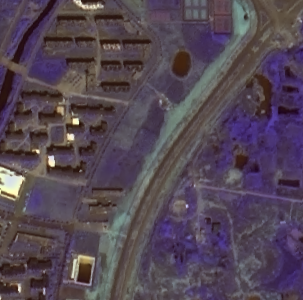
#> input picture subset.tif, 303 x 300 px
$ python '实验3-2.py'   (older library calls are emulated)
#> lines starting #> are read from the running program, lines starting #| are printed output that depends on the picture
# coding: utf-8
import cv2
import numpy as np
import matplotlib.pyplot as plt

#绘制变换函数图像
def linearPlot(x1, x2):
    plt.plot([x1, x2], [0, 255], 'r')
# 第一个方框代表x的各个标记点，第二个方框代表y的各个标记点，第三个显示风格
    plt.plot([x2, x2], [0, 255], '--')
    plt.xlim(0, 255), plt.ylim(0, 255)
    plt.show()

def linearStretch(src):#线性拉伸
    for i in range(1,3):
        src[::i] = np.absolute(
            (src[::i] - np.min(src[::i])) / (np.max(src[::i]) - np.min(src[::i]))) * 255.0
    src = np.uint8(src + 0.5)
    return src

def linearPercentStretch(src, percent):#裁剪百分比拉伸
    src = np.float64(src)
    cut = np.floor(256 * percent + 0.5)  #计算需要裁减的数量；floor()向下取整
    minvalue = np.min(src)
    maxvalue = np.max(src)

    newminvalue = minvalue + cut
    newmaxvalue = maxvalue - cut

    row, col = src.shape
    ans = np.array((row, col), dtype = np.float64)
    ans = 255.0 * (src - newminvalue) / (newmaxvalue - newminvalue)
    ans = ans + 0.5
    ans[ans > 255] = 255
    ans[ans < 0] = 0
    ans = np.uint8(ans)
    return ans

def LDSPlot(x1, y1, x2, y2):
    plt.plot([0, x1, x2, 255], [0, y1, y2, 255], 'r' , label = 'Targetline', linewidth=2.5) # 红色实线，定义label，线宽
    plt.plot([0, 255], [0, 255], 'g' , label = 'Guideline', linewidth=2.5)
    plt.plot([0, x1, x1], [0, 0, x1], 'y--') # 黄色虚线
    plt.plot([0, x2, x2], [0, 0, y2], '--') # 虚线
    plt.xlim(0, 255), plt.ylim(0, 255)
    plt.legend() # 显示图例
    plt.show()

def linearDividedStretch(src, x1, y1, x2, y2):
    #以查找表的方式做分段线性变换
    LDSPlot(x1, y1, x2, y2)
    x1, x2, y1, y2 = np.float(x1), np.float(x2), np.float(y1), np.float(y2)

    x = np.arange(256) # 列数为256的一维数组
    lut = np.zeros(256, dtype = np.float64)  #定义一个空表作为容器，储存每一灰度值对应变换后的值

    #填写内容
    for i in x:
        if(i < x1):
            lut[i] = (y1 * 1.0 / x1) * i
        elif(i < x2):
            lut[i] = (y2 - y1) / (x2 - x1) * (i - x1) + y1
        else:
            lut[i] = (255 - y2) / (255 - x2) * (i - x2) + y2

    lut = np.uint8(lut + 0.5)
    dst = cv2.LUT(src, lut)
    return dst

img = cv2.imread('subset.tif',3 )
#> img is the input picture: shape (300, 303, 3) uint16; mean B, G, R 352.7, 301.1, 351.6
cv2.imshow('input', img)
img2 = linearStretch(img)
(B,G,R) = cv2.split(img2)
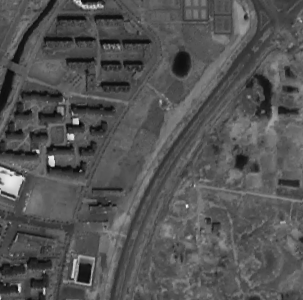
#> B: shape (300, 303); min 2, max 243, mean 84.3
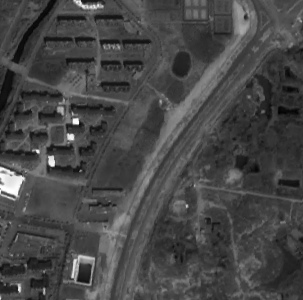
#> G: shape (300, 303); min 0, max 255, mean 71.2
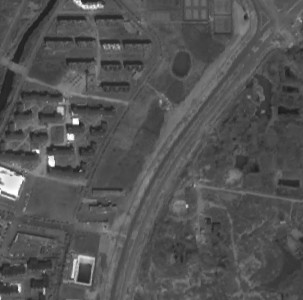
#> R: shape (300, 303); min 27, max 255, mean 84
B = linearPercentStretch(B, 0.05)#裁剪百分比拉伸
#> in linearPercentStretch, `minvalue = np.min(src)`: minvalue = 2
#> in linearPercentStretch, `maxvalue = np.max(src)`: maxvalue = 243
#> in linearPercentStretch, `newminvalue = minvalue + cut`: newminvalue = 15
#> in linearPercentStretch, `newmaxvalue = maxvalue - cut`: newmaxvalue = 230
#> in linearPercentStretch, `ans[ans > 255] = 255`: ans: shape (300, 303) float64; min -14.92, max 255, mean 82.7
#> in linearPercentStretch, `ans[ans < 0] = 0`: ans: shape (300, 303) float64; min 0, max 255, mean 82.7
G = linearPercentStretch(G, 0.05)
#> in linearPercentStretch (call 2), `ans[ans > 255] = 255`: ans: shape (300, 303) float64; min -13.98, max 255, mean 65.2
#> in linearPercentStretch (call 2), `ans[ans < 0] = 0`: ans: shape (300, 303) float64; min 0, max 255, mean 65.3
R = linearPercentStretch(R, 0.05)
#> in linearPercentStretch (call 3), `ans[ans > 255] = 255`: ans: shape (300, 303) float64; min -15.91, max 255, mean 56
#> in linearPercentStretch (call 3), `ans[ans < 0] = 0`: ans: shape (300, 303) float64; min 0, max 255, mean 56
B = linearDividedStretch(B, 20, 10, 200, 250)#分段线性拉伸
#> in LDSPlot, `plt.show()`:
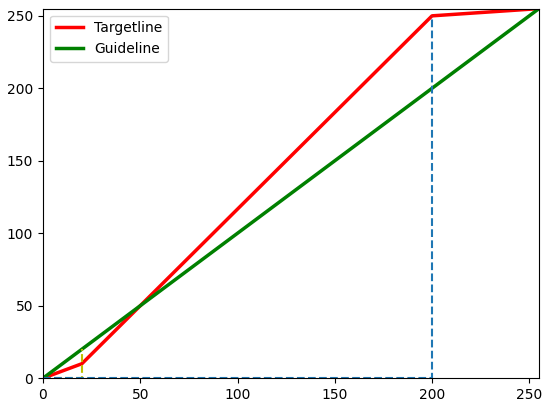
#> figure drawn by matplotlib, 1 panel
G = linearDividedStretch(G, 20, 10, 200, 250)
R = linearDividedStretch(R, 20, 10, 200, 250)
#> call 3 of linearDividedStretch, with x1 = 20, y1 = 10, x2 = 200, y2 = 250
#> in linearDividedStretch (call 3), `dst = cv2.LUT(src, lut)`:
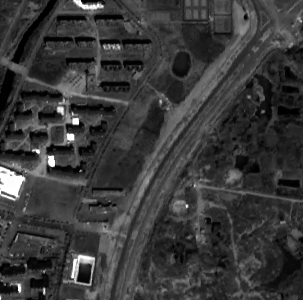
#> dst: shape (300, 303); min 0, max 255, mean 57.5
merged = cv2.merge([R,G,B])#合并R、G、B分量
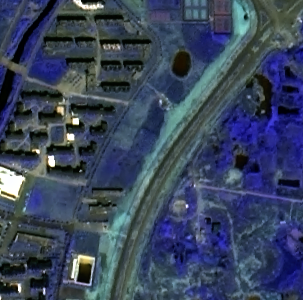
#> merged: shape (300, 303, 3); mean R, G, B 57.5, 69.6, 93.1
cv2.imshow("output",merged)
cv2.waitKey(0)
# 计算直方图，比较拉伸前后直方图变化
histb0 = cv2.calcHist([img], [0], None, [256], [0, 255])
#> histb0 = 256 values, max 2128 at index 83, min 0 at index 0, mean 355.1
histb = cv2.calcHist([img2], [0], None, [256], [0, 255])
#> histb has the same summary as histb0
hista1 = cv2.calcHist(B, [0], None, [256], [0, 255])
#> hista1 = 256 values, max 13 at index 101, min 0 at index 8, mean 1.18
hista2 = cv2.calcHist(G, [0], None, [256], [0, 255])
#> hista2 = 256 values, max 11 at index 49, min 0 at index 2, mean 1.18
hista3 = cv2.calcHist(R, [0], None, [256], [0, 255])
#> hista3 = 256 values, max 14 at index 35, min 0 at index 1, mean 1.18

# 对第1子图进行设定
plt.subplot(4, 1, 1)
plt.plot(histb, 'y', label = 'Before')
plt.xlabel('x')
plt.ylabel('y')
plt.legend()
# 对第2子图进行设定
plt.subplot(4, 1, 2)
plt.plot(hista1, 'c', label = 'GREEN')
plt.xlabel('x')
plt.ylabel('y')
plt.legend()
# 对第3子图进行设定
plt.subplot(4, 1, 3)
plt.plot(hista2, 'r', label = 'RED')
plt.xlabel('x')
plt.ylabel('y')
plt.legend()
# 对第4子图进行设定
plt.subplot(4, 1, 4)
plt.plot(hista3, 'b', label = 'NIR')
plt.xlabel('x')
plt.ylabel('y')
plt.legend()

plt.show()
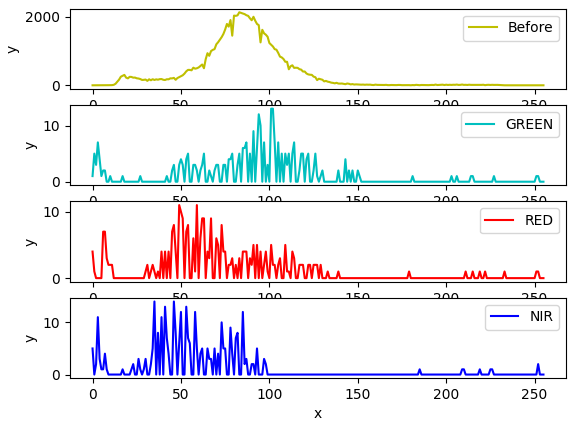
#> figure drawn by matplotlib, 4 panels; panel 1: curve peaks at x = 83, y = 2128; panel 2: curve peaks at x = 101, y = 13; panel 3: curve peaks at x = 49, y = 11; panel 4: curve peaks at x = 35, y = 14
#cv2.imwrite(r'NJU_output.tif', img2)
cv2.destroyAllWindows() # 删除所有窗口；若要删除特定的窗口，往输入特定的窗口值
print('done!')

$ run again, with 2.jpg saved as subset.tif
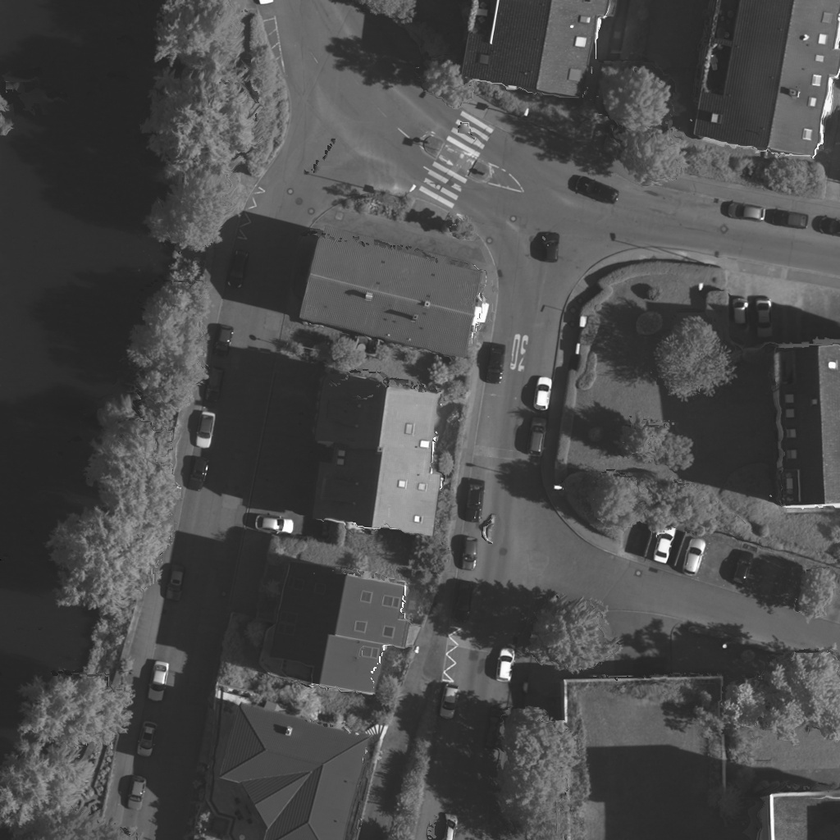
#> input picture 2.jpg, 840 x 840 px, shrunk from 1024 x 1024 before the run
#> img is the input picture: shape (840, 840, 3); min 16, max 255, mean 76.4
#> after the loop in linearStretch, `for i in range(1,3):`:
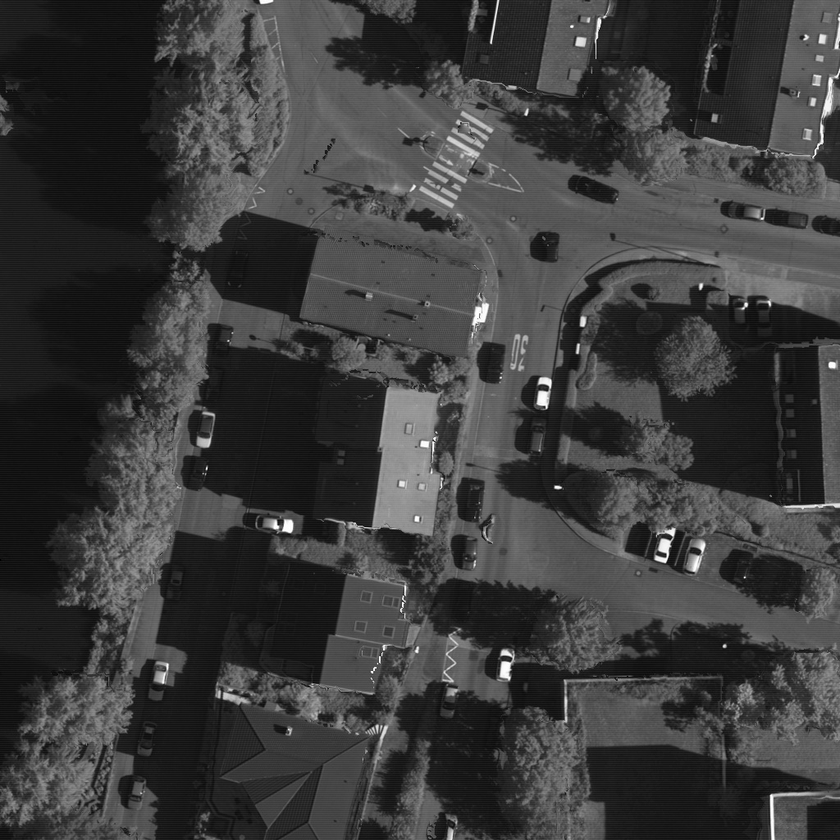
#> src: shape (840, 840, 3); min 0, max 255, mean 60.2
#> minvalue = 0
#> maxvalue = 255
#> newminvalue = 13
#> newmaxvalue = 242
#> histb0 = 256 values, max 24774 at index 23, min 0 at index 1, mean 2755.6
#> histb has the same summary as histb0
#> hista1 = 256 values, max 105 at index 1, min 0 at index 12, mean 3.23
#> hista2 has the same summary as hista1
#> hista3 has the same summary as hista1
#> `plt.show()`:
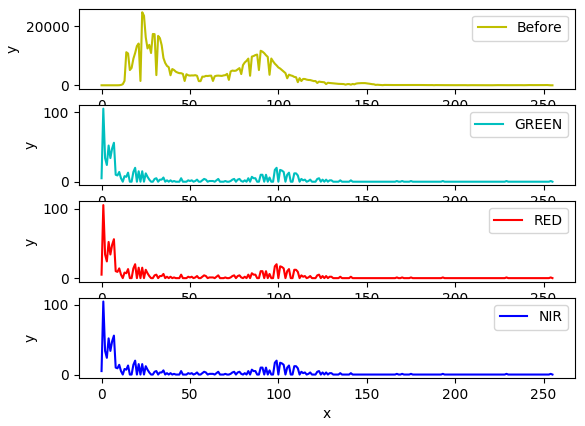
#> figure drawn by matplotlib, 4 panels; panel 1: curve peaks at x = 23, y = 24774; panel 2: curve peaks at x = 1, y = 105; panel 3: curve peaks at x = 1, y = 105; panel 4: curve peaks at x = 1, y = 105
